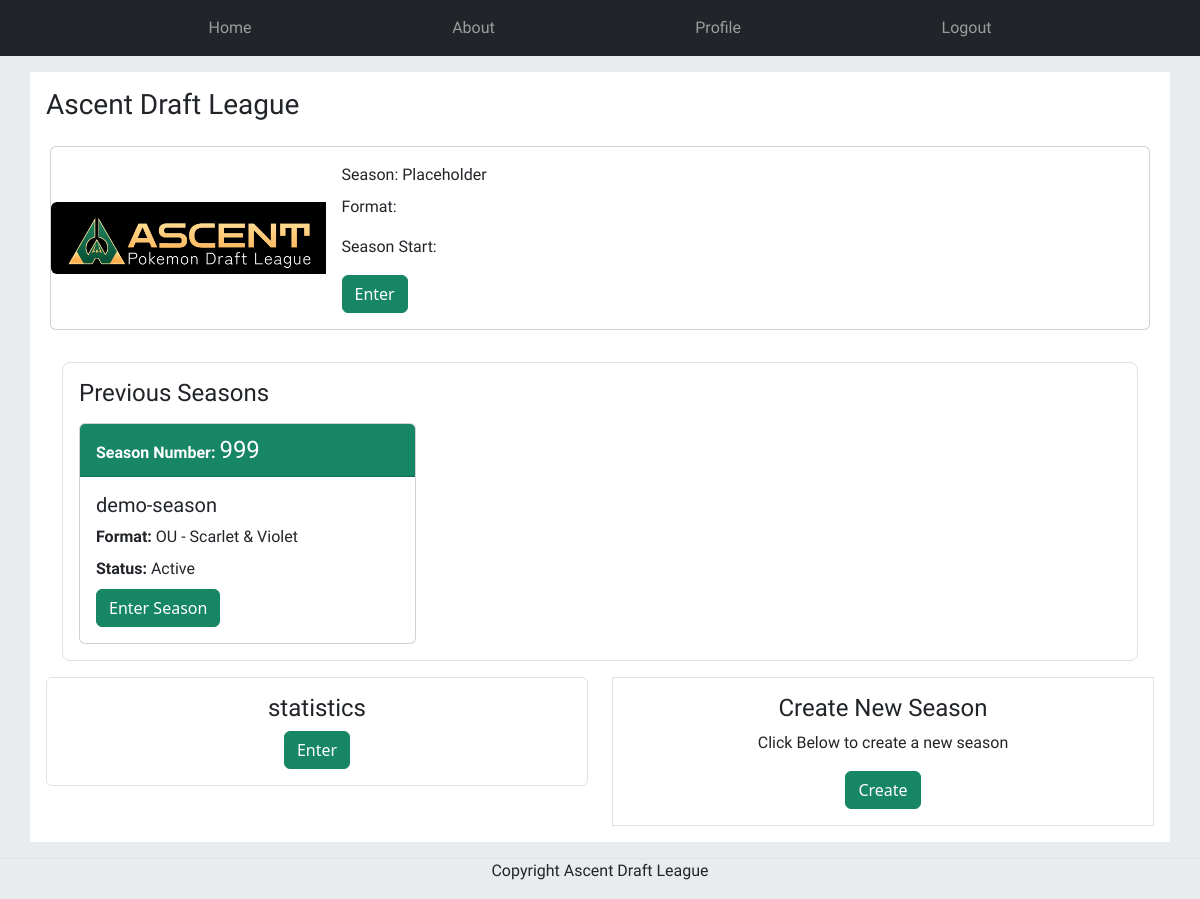
Screenshot of /index.php (signed in) with the database file from the repository.
### tables this page shows
CREATE TABLE `seasons` (
  `id` int(11) NOT NULL,
  `season_number` int(11) NOT NULL,
  `season_name` varchar(100) DEFAULT NULL,
  `draft_date` datetime DEFAULT NULL,
  `start_date` datetime DEFAULT NULL,
  `created_at` timestamp NOT NULL DEFAULT CURRENT_TIMESTAMP,
  `is_active` tinyint(1) NOT NULL DEFAULT '0',
  `format` varchar(50) DEFAULT NULL,
  `team_size` int(11) DEFAULT '12',
  `ou_limit` int(11) DEFAULT '3',
  `uu_limit` int(11) DEFAULT '3',
  `ru_limit` int(11) DEFAULT '3',
  `nu_limit` int(11) DEFAULT '3'
);

### index.php (the view, shortened to what this page needs)
<?php
    require_once __DIR__ . '/includes/auth.php';
    $seasonsSql = "SELECT
                        id,
                        season_number,
                        season_name,
                        draft_date,
                        start_date,
                        created_at,
                        is_active,
                        format
                    FROM seasons
                    ORDER BY season_number DESC
    ";
    $seasonsResult = $conn->query($seasonsSql);
?>
<!DOCTYPE html>
<html lang="en">
<head>
    <link rel="stylesheet" href="css/styles.css">
    <link href="https://cdn.jsdelivr.net/npm/bootstrap@5.3.8/dist/css/bootstrap.min.css" rel="stylesheet">
</head>
<body class="bg-body-secondary">
   <nav class="px-3 sticky-top navbar navbar-expand-lg bg-dark" data-bs-theme="dark">
        <div id="navbarSupportedContentHome" class="collapse navbar-collapse">
            <ul class="navbar-nav w-100 me-auto mb-2 mb-lg-0 d-flex justify-content-evenly" >
                <li class="nav-item">
                    <a class="nav-link" href="index.php">Home</a>
                </li>
                <li class="nav-item" href="#">
                    <a class="nav-link" href="#">About</a>
                </li>
                <li class="nav-item" href="#">
                    <a class="nav-link" href="#">Profile</a>
                </li>
                <li class="nav-item">
                    <a class="nav-link" href="logout.php">Logout</a>
                </li>
            </ul>
        </div>
   </nav>
   <main id="indexPage" class="container my-3 p-3 bg-white">
        <h1 class="fs-3">Ascent Draft League</h1>
        <div id="currentSeasonCont" class="row p-3">
            <div class="card col-12 px-0">
                <div class="row g-0">
                    <div class="col-lg-3 d-flex align-items-center">
                        <img src="img/Ascent Horizontal Text.png" class="img-fluid rounded-start" alt="...">
                    </div>
                    <div class="col-md-8">
                        <div class="card-body">
                            <p class="card-title">Season: Placeholder</p>
                            <p class="card-text">Format:</p>
                            <p class="card-text">Season Start:</p>
                            <a class="btn btn-primary" href="season/draft.php">Enter</a>
                        </div>
                    </div>
                </div>
            </div>
        </div>
        <div id="previousSeasonCont" class="border rounded-3 m-3 p-3">
            <h2 class="fs-4 mb-3">Previous Seasons</h2>
            <?php if ($seasonsResult->num_rows > 0): ?>
                <div class="row g-3">
                    <?php while ($season = $seasonsResult->fetch_assoc()): ?>
                        <div class="col-12 col-md-6 col-lg-4">
                            <a
                                href="season/draft.php?season_id=<?= (int) $season['id'] ?>"
                                class="text-decoration-none text-reset"
                            >
                                <div class="card h-100">
                                    <div class="card-header">
                                        <p class="card-text">
                                            <strong>Season Number:</strong>
                                            <span class="fs-4">
                                                <?= (int) $season['season_number'] ?>
                                            </span>
                                        </p>
                                    </div>
                                    <div class="card-body">
                                        <h3 class="card-title fs-5">
                                            <?= htmlspecialchars(
                                                $season['season_name']
                                                ?: 'Season ' . $season['season_number']
                                            ) ?>
                                        </h3>
                                        <p class="card-text">
                                            <strong>Format:</strong>
                                            <?= htmlspecialchars($season['format'] ?? 'Not set') ?>
                                        </p>
                                        <p class="card-text">
                                            <strong>Status:</strong>
                                            <?= (int) $season['is_active'] === 1
                                                ? 'Active'
                                                : 'Inactive' ?>
                                        </p>
                                        <span class="btn btn-primary">
                                            Enter Season
                                        </span>
                                    </div>
                                </div>
                            </a>
                        </div>
                    <?php endwhile; ?>
                </div>
            <?php else: ?>
                <p>No seasons have been created yet.</p>
            <?php endif; ?>
        </div>
         <div class="row">
            <div class="col-lg-6">
                <div id="statisticsCont" class="p-3 border rounded-2 d-flex justify-content-center flex-column align-items-center">
                    <h2 class="fs-4">statistics</h2>
                    <a class="btn btn-primary" href="#">Enter</a>
                </div>
            </div>
            <div class="col-lg-6">
                <div class="p-3 border d-flex justify-content-center align-items-center flex-column">
                    <h2 class="fs-4">Create New Season</h2>
                    <div>
                        <p>Click Below to create a new  season</p>
                    </div>
                    <div>
                        <button id="createNewSeason" class="btn btn-primary">Create</button>
                    </div>
                </div>
            </div>
         </div>
   </main>
   <footer class="border-top text-center">
        <p>Copyright Ascent Draft League</p>
   </footer>
</body>
</body>
</html>

### css/styles.css (style rules this page uses)
:root { --main-color: #168664; --main-color-hover: #0d4937; --secondary-color: #fed37e; --secondary-grad-color: #ffb15f; --info-header: rgb(70, 70, 70); --nav-color: rgb(48, 48, 48); --pkmn-red: rgb(131, 18, 18); --ou-tier-color: rgb(117, 35, 35); --uu-tier-color: rgb(151, 109, 29); --ru-tier-color: rgb(155, 155, 20); --nu-tier-color: rgb(27, 133, 27); }
p,span,li,h1,h2,h3 { font-family: "jura"; }
button { background-color: var(--main-color); color: white; font-family: "jura"; }
.btn-primary { background-color: var(--main-color) ; border-color: var(--main-color); }
a, a:visited { color: white; text-decoration: none; }
li { list-style: none; }
.navbar { background-color: var(--nav-color); z-index: 1100; }
#indexPage .btn-primary { background-color: var(--main-color); border-color: var(--main-color); }
#previousSeasonCont .card-header { background-color: var(--main-color); color: white; }
#previousSeasonCont .card-body p { margin-bottom: 8px; }

### rows the page displays
seasons: season_number "999", season_name "demo-season", format "OU - Scarlet & Violet", is_active "Active"
